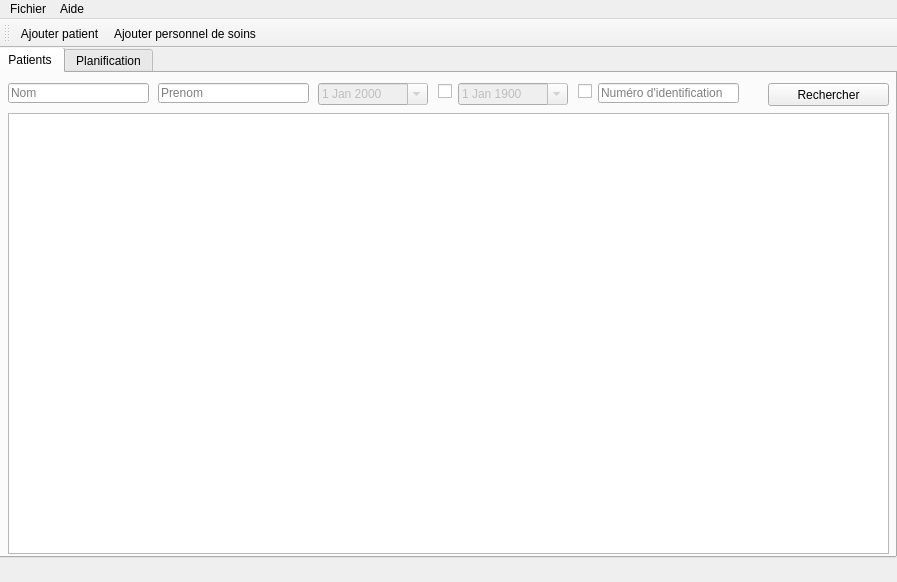
<?xml version="1.0" encoding="UTF-8"?>
<ui version="4.0">
 <class>MainWindow</class>
 <widget class="QMainWindow" name="MainWindow">
  <property name="geometry">
   <rect>
    <x>0</x>
    <y>0</y>
    <width>897</width>
    <height>582</height>
   </rect>
  </property>
  <property name="sizePolicy">
   <sizepolicy hsizetype="Fixed" vsizetype="Fixed">
    <horstretch>0</horstretch>
    <verstretch>0</verstretch>
   </sizepolicy>
  </property>
  <property name="windowTitle">
   <string>MainWindow</string>
  </property>
  <widget class="QWidget" name="centralWidget">
   <property name="sizePolicy">
    <sizepolicy hsizetype="Fixed" vsizetype="Fixed">
     <horstretch>0</horstretch>
     <verstretch>0</verstretch>
    </sizepolicy>
   </property>
   <widget class="QTabWidget" name="tabWidget">
    <property name="geometry">
     <rect>
      <x>-4</x>
      <y>-1</y>
      <width>901</width>
      <height>511</height>
     </rect>
    </property>
    <property name="currentIndex">
     <number>0</number>
    </property>
    <widget class="QWidget" name="tab">
     <attribute name="title">
      <string>Patients</string>
     </attribute>
     <widget class="QLineEdit" name="nomRechercherEdit">
      <property name="geometry">
       <rect>
        <x>10</x>
        <y>10</y>
        <width>141</width>
        <height>20</height>
       </rect>
      </property>
      <property name="placeholderText">
       <string>Nom</string>
      </property>
     </widget>
     <widget class="QLineEdit" name="prenomRechercherEdit">
      <property name="geometry">
       <rect>
        <x>160</x>
        <y>10</y>
        <width>151</width>
        <height>20</height>
       </rect>
      </property>
      <property name="placeholderText">
       <string>Prenom</string>
      </property>
     </widget>
     <widget class="QDateEdit" name="dateFinRechercherEdit">
      <property name="enabled">
       <bool>false</bool>
      </property>
      <property name="geometry">
       <rect>
        <x>460</x>
        <y>10</y>
        <width>110</width>
        <height>22</height>
       </rect>
      </property>
      <property name="specialValueText">
       <string/>
      </property>
      <property name="dateTime">
       <datetime>
        <hour>0</hour>
        <minute>0</minute>
        <second>0</second>
        <year>1900</year>
        <month>1</month>
        <day>1</day>
       </datetime>
      </property>
      <property name="calendarPopup">
       <bool>true</bool>
      </property>
     </widget>
     <widget class="QLineEdit" name="numeroRechercherEdit">
      <property name="geometry">
       <rect>
        <x>600</x>
        <y>10</y>
        <width>141</width>
        <height>20</height>
       </rect>
      </property>
      <property name="placeholderText">
       <string>Numéro d'identification</string>
      </property>
     </widget>
     <widget class="QPushButton" name="rechercherPatientButton">
      <property name="geometry">
       <rect>
        <x>770</x>
        <y>10</y>
        <width>121</width>
        <height>23</height>
       </rect>
      </property>
      <property name="sizePolicy">
       <sizepolicy hsizetype="Minimum" vsizetype="Fixed">
        <horstretch>0</horstretch>
        <verstretch>0</verstretch>
       </sizepolicy>
      </property>
      <property name="text">
       <string>Rechercher</string>
      </property>
     </widget>
     <widget class="QTableView" name="patientsTableView">
      <property name="geometry">
       <rect>
        <x>10</x>
        <y>40</y>
        <width>881</width>
        <height>441</height>
       </rect>
      </property>
      <property name="wordWrap">
       <bool>false</bool>
      </property>
      <property name="cornerButtonEnabled">
       <bool>false</bool>
      </property>
      <attribute name="horizontalHeaderCascadingSectionResizes">
       <bool>true</bool>
      </attribute>
      <attribute name="horizontalHeaderDefaultSectionSize">
       <number>100</number>
      </attribute>
      <attribute name="horizontalHeaderShowSortIndicator" stdset="0">
       <bool>true</bool>
      </attribute>
      <attribute name="horizontalHeaderStretchLastSection">
       <bool>true</bool>
      </attribute>
     </widget>
     <widget class="QCheckBox" name="enableDateFinCheckBox">
      <property name="geometry">
       <rect>
        <x>580</x>
        <y>10</y>
        <width>16</width>
        <height>17</height>
       </rect>
      </property>
      <property name="text">
       <string/>
      </property>
     </widget>
     <widget class="QDateEdit" name="dateDebutRechercherEdit">
      <property name="enabled">
       <bool>false</bool>
      </property>
      <property name="geometry">
       <rect>
        <x>320</x>
        <y>10</y>
        <width>110</width>
        <height>22</height>
       </rect>
      </property>
      <property name="calendarPopup">
       <bool>true</bool>
      </property>
     </widget>
     <widget class="QCheckBox" name="enableDateDebutCheckBox">
      <property name="geometry">
       <rect>
        <x>440</x>
        <y>10</y>
        <width>16</width>
        <height>17</height>
       </rect>
      </property>
      <property name="text">
       <string/>
      </property>
     </widget>
    </widget>
    <widget class="QWidget" name="tab_2">
     <attribute name="title">
      <string>Planification</string>
     </attribute>
     <widget class="QTreeView" name="personnelTreeView">
      <property name="geometry">
       <rect>
        <x>10</x>
        <y>10</y>
        <width>371</width>
        <height>361</height>
       </rect>
      </property>
     </widget>
    </widget>
   </widget>
  </widget>
  <widget class="QMenuBar" name="menuBar">
   <property name="geometry">
    <rect>
     <x>0</x>
     <y>0</y>
     <width>897</width>
     <height>21</height>
    </rect>
   </property>
   <widget class="QMenu" name="menuFichier">
    <property name="title">
     <string>Fichier</string>
    </property>
    <widget class="QMenu" name="menuAjouter">
     <property name="title">
      <string>Ajouter</string>
     </property>
     <addaction name="actionPatient"/>
     <addaction name="actionPersonnel"/>
    </widget>
    <addaction name="menuAjouter"/>
    <addaction name="separator"/>
    <addaction name="actionQuitter"/>
   </widget>
   <widget class="QMenu" name="menuAide">
    <property name="contextMenuPolicy">
     <enum>Qt::DefaultContextMenu</enum>
    </property>
    <property name="title">
     <string>Aide</string>
    </property>
    <addaction name="actionA_propos"/>
   </widget>
   <addaction name="menuFichier"/>
   <addaction name="menuAide"/>
  </widget>
  <widget class="QToolBar" name="mainToolBar">
   <attribute name="toolBarArea">
    <enum>TopToolBarArea</enum>
   </attribute>
   <attribute name="toolBarBreak">
    <bool>false</bool>
   </attribute>
   <addaction name="actionToolbarAjouter_patient"/>
   <addaction name="actionToolbarAjouter_personnel_de_soins"/>
  </widget>
  <widget class="QStatusBar" name="statusBar">
   <property name="sizePolicy">
    <sizepolicy hsizetype="Expanding" vsizetype="Expanding">
     <horstretch>0</horstretch>
     <verstretch>0</verstretch>
    </sizepolicy>
   </property>
   <property name="sizeGripEnabled">
    <bool>false</bool>
   </property>
  </widget>
  <action name="actionPatient">
   <property name="text">
    <string>Patient</string>
   </property>
  </action>
  <action name="actionPersonnel">
   <property name="text">
    <string>Personnel de soins</string>
   </property>
  </action>
  <action name="actionQuitter">
   <property name="text">
    <string>Quitter</string>
   </property>
  </action>
  <action name="actionToolbarAjouter_patient">
   <property name="icon">
    <iconset resource="../images.qrc">
     <normaloff>:/resources/img/patient-robe.png</normaloff>:/resources/img/patient-robe.png</iconset>
   </property>
   <property name="text">
    <string>Ajouter patient</string>
   </property>
  </action>
  <action name="actionToolbarAjouter_personnel_de_soins">
   <property name="icon">
    <iconset resource="../images.qrc">
     <normaloff>:/resources/img/stethoscope.png</normaloff>:/resources/img/stethoscope.png</iconset>
   </property>
   <property name="text">
    <string>Ajouter personnel de soins</string>
   </property>
  </action>
  <action name="actionA_propos">
   <property name="text">
    <string>A propos</string>
   </property>
  </action>
 </widget>
 <layoutdefault spacing="6" margin="11"/>
 <resources>
  <include location="../images.qrc"/>
 </resources>
 <connections/>
</ui>
